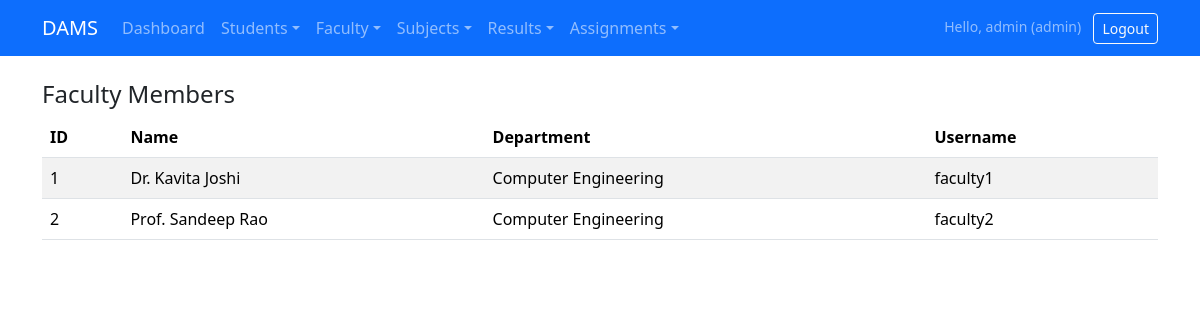
The app's page /pages/faculty/view.php (signed in) with its own data.
### tables this page shows
CREATE TABLE faculty (
    id INT AUTO_INCREMENT PRIMARY KEY,
    name VARCHAR(100) NOT NULL,
    department VARCHAR(100) NOT NULL,
    username VARCHAR(50) UNIQUE
);

### pages/faculty/view.php (the view, shortened to what this page needs)
<?php
require_once __DIR__ . '/../../config/db.php';
require_once __DIR__ . '/../../includes/header.php';
require_once __DIR__ . '/../../includes/navbar.php';
$res = $conn->query("SELECT id, name, department, username FROM faculty");
?>
<div class="container py-4">
    <h4>Faculty Members</h4>
    <table class="table table-striped">
        <thead>
            <tr>
                <th>ID</th>
                <th>Name</th>
                <th>Department</th>
                <th>Username</th>
            </tr>
        </thead>
        <tbody>
            <?php while ($r = $res->fetch_assoc()): ?>
            <tr>
                <td><?= $r['id'] ?></td>
                <td><?= htmlspecialchars($r['name']) ?></td>
                <td><?= htmlspecialchars($r['department']) ?></td>
                <td><?= htmlspecialchars($r['username'] ?? '-') ?></td>
            </tr>
            <?php endwhile; ?>
        </tbody>
    </table>
</div>
<?php require_once __DIR__ . '/../../includes/footer.php'; ?>

### assets/css/style.css (style rules this page uses)
body { min-height: 100vh; }

### records on screen
faculty: id "1", name "Dr. Kavita Joshi", department "Computer Engineering", username "faculty1"
faculty: id "2", name "Prof. Sandeep Rao", department "Computer Engineering", username "faculty2"

### other values on screen
$_SESSION['user']['username'] "admin"
$role "admin"
